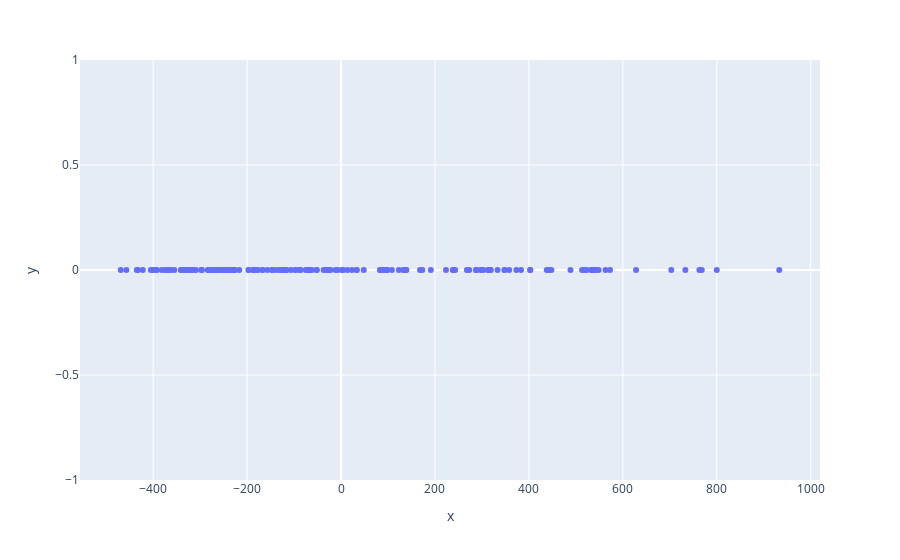

The code cell stored with this chart in its notebook:
### Code cell
px.scatter(x=pca_df[0], y=[0 for _ in range(pca_df.shape[0])])

### Figure 1 — Plotly figure (JSON) as saved in the notebook; plotly's stock layout.template omitted (floating-point values rounded to 4 significant figures; data arrays with more than 128 entries replaced by an {"elided": "..."} marker saying what was removed)
{"data": [{"hovertemplate": "x=%{x}<br>y=%{y}<extra></extra>", "legendgroup": "", "marker": {"color": "#636efa", "symbol": "circle"}, "mode": "markers", "name": "", "orientation": "v", "showlegend": false, "type": "scatter", "x": {"elided": "178 float values"}, "xaxis": "x", "y": {"elided": "178 int values"}, "yaxis": "y"}], "layout": {"legend": {"tracegroupgap": 0}, "margin": {"t": 60}, "xaxis": {"anchor": "y", "domain": [0, 1], "title": {"text": "x"}}, "yaxis": {"anchor": "x", "domain": [0, 1], "title": {"text": "y"}}}}
